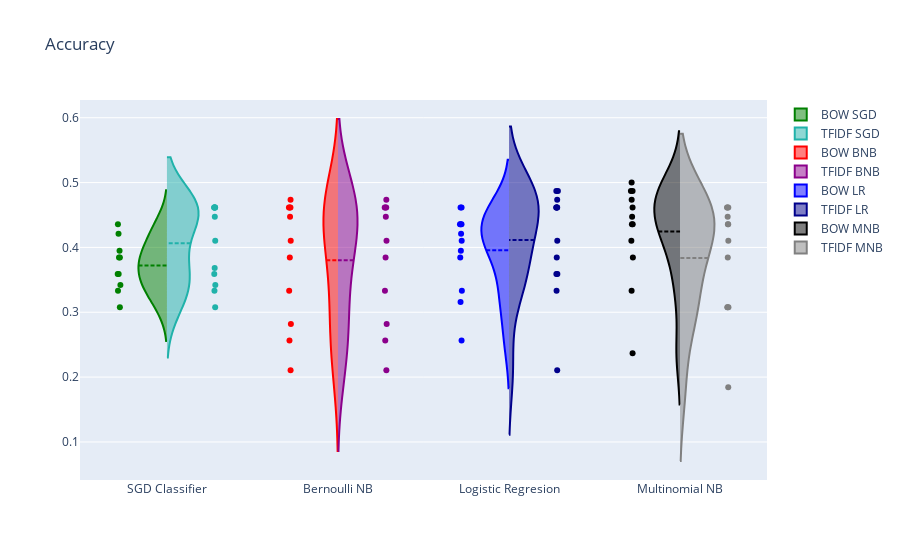

The cell this chart's notebook holds for it:
### Code cell
dataframe_metrics_q1(acc_BOW_SGD, acc_TFIDF_SGD, acc_BOW_BNB, acc_TFIDF_BNB, acc_BOW_LR, acc_TFIDF_LR,
                 acc_BOW_MNB, acc_TFIDF_MNB, "Accuracy")

### Figure 1 — Plotly figure (JSON) as saved in the notebook; plotly's stock layout.template omitted (floating-point values rounded to 4 significant figures)
{"data": [{"jitter": 0.05, "line": {"color": "green"}, "meanline": {"visible": true}, "name": "BOW SGD", "pointpos": -1.4, "points": "all", "scalegroup": "BOW", "scalemode": "count", "side": "negative", "type": "violin", "x0": "SGD Classifier", "y": [0.359, 0.3846, 0.3077, 0.3333, 0.3846, 0.359, 0.4359, 0.3947, 0.4211, 0.3421]}, {"jitter": 0.05, "line": {"color": "lightseagreen"}, "meanline": {"visible": true}, "name": "TFIDF SGD", "pointpos": 1.4, "points": "all", "scalegroup": "TFIDF", "scalemode": "count", "side": "positive", "type": "violin", "x0": "SGD Classifier", "y": [0.4615, 0.4615, 0.3333, 0.3077, 0.4615, 0.4103, 0.359, 0.4615, 0.4615, 0.3684, 0.4474, 0.3421]}, {"jitter": 0.05, "line": {"color": "red"}, "meanline": {"visible": true}, "name": "BOW BNB", "pointpos": -1.4, "points": "all", "scalegroup": "BOW", "scalemode": "count", "side": "negative", "type": "violin", "x0": "Bernoulli NB", "y": [0.4615, 0.4615, 0.2564, 0.2821, 0.4615, 0.3846, 0.3333, 0.4103, 0.4737, 0.4474, 0.2105]}, {"jitter": 0.05, "line": {"color": "darkmagenta"}, "meanline": {"visible": true}, "name": "TFIDF BNB", "pointpos": 1.4, "points": "all", "scalegroup": "TFIDF", "scalemode": "count", "side": "positive", "type": "violin", "x0": "Bernoulli NB", "y": [0.4615, 0.4615, 0.2564, 0.2821, 0.4615, 0.3846, 0.3333, 0.4103, 0.4737, 0.4474, 0.2105]}, {"jitter": 0.05, "line": {"color": "blue"}, "meanline": {"visible": true}, "name": "BOW LR", "pointpos": -1.4, "points": "all", "scalegroup": "BOW", "scalemode": "count", "side": "negative", "type": "violin", "x0": "Logistic Regresion", "y": [0.4615, 0.4103, 0.4615, 0.3333, 0.2564, 0.4359, 0.3846, 0.4359, 0.4359, 0.4211, 0.3947, 0.3158]}, {"jitter": 0.05, "line": {"color": "darkblue"}, "meanline": {"visible": true}, "name": "TFIDF LR", "pointpos": 1.4, "points": "all", "scalegroup": "TFIDF", "scalemode": "count", "side": "positive", "type": "violin", "x0": "Logistic Regresion", "y": [0.4872, 0.4615, 0.4615, 0.4615, 0.4615, 0.359, 0.3333, 0.3846, 0.359, 0.4103, 0.4872, 0.4737, 0.2105]}, {"jitter": 0.05, "line": {"color": "black"}, "meanline": {"visible": true}, "name": "BOW MNB", "pointpos": -1.4, "points": "all", "scalegroup": "BOW", "scalemode": "count", "side": "negative", "type": "violin", "x0": "Multinomial NB", "y": [0.4615, 0.3333, 0.4359, 0.4872, 0.3846, 0.4359, 0.4103, 0.4872, 0.4737, 0.4474, 0.5, 0.2368]}, {"jitter": 0.05, "line": {"color": "gray"}, "meanline": {"visible": true}, "name": "TFIDF MNB", "pointpos": 1.4, "points": "all", "scalemode": "count", "side": "positive", "type": "violin", "x0": "Multinomial NB", "y": [0.4615, 0.4615, 0.4615, 0.4359, 0.4359, 0.3077, 0.3077, 0.3846, 0.3077, 0.4103, 0.4474, 0.1842]}], "layout": {"title": {"text": "Accuracy"}, "violingap": 0, "violingroupgap": 0.6, "violinmode": "overlay"}}
